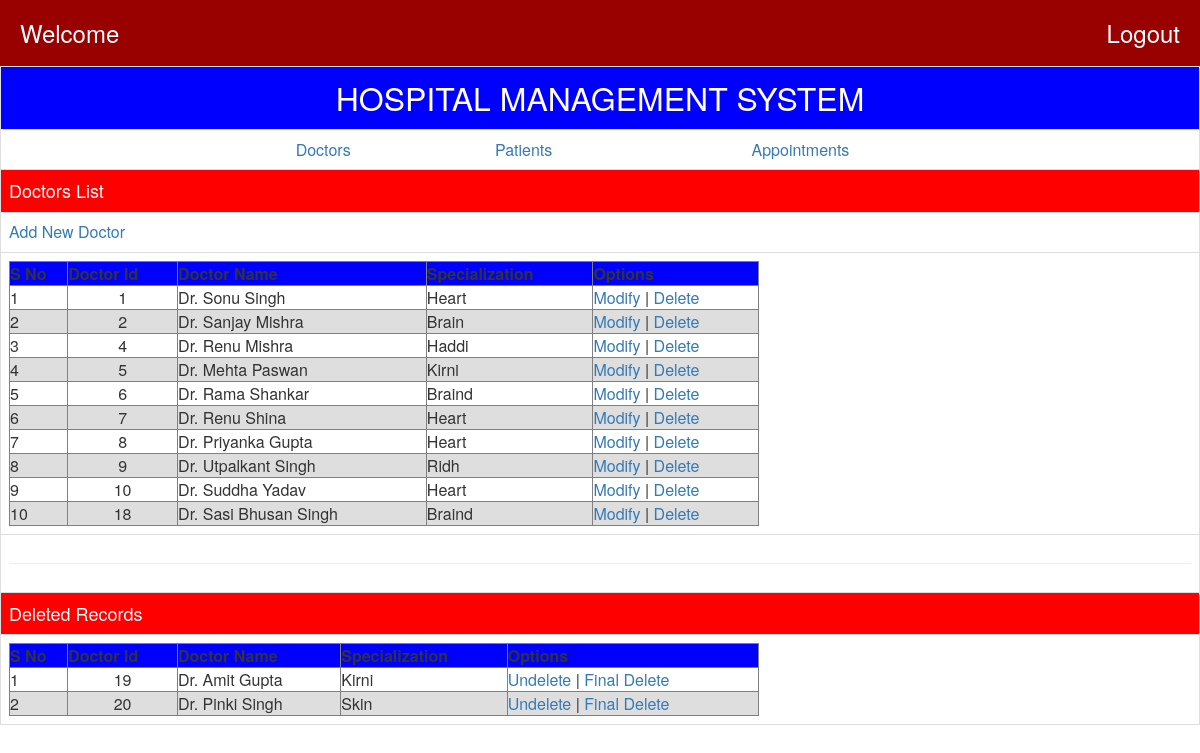
/DLIST.php, run on the app's committed database.
### tables this page shows
CREATE TABLE `doct` (
  `dno` int(11) NOT NULL,
  `dname` varchar(30) NOT NULL,
  `dspec` varchar(30) NOT NULL,
  `dshow` varchar(1) NOT NULL DEFAULT 'Y'
);

### DLIST.php (the view, shortened to what this page needs)
<?php
require('connection.php');
?>
<html>
    <head>
        <link rel="stylesheet" href="css/bootstrap.css"/>
    </head>
    <body>
        <table class="table table-bordered">
            <tr bgcolor=blue>
                <td align=center><font SIZE=6 color=white>HOSPITAL MANAGEMENT SYSTEM</font></td>
            </tr>
            <tr>
                <td>
                    <table align=center width=750 cellspacing=0 cellpadding=5>
                        <tr>
                            <td align=center><a href=dlist.php>Doctors</td>
                            <td align=center><a href=plist.php>Patients</td>
                            <td align=center><a href=alist.php>Appointments</td>
                    </table>
                </td>
            </tr>
            <tr bgcolor=red>
                <td ><font size=4 color=white>Doctors List</font></td>
            </tr>
            <tr>
                <td><a href=dadd.php>Add New Doctor</a></td>
            </tr>
            <tr>
                <td>
                    <table width=750 cellspacing=0 cellpadding=5 border=1>
                        <tr bgcolor=blue>
                            <th align=center>S No</th>
                            <th align=center>Doctor Id</th>
                            <th align=center>Doctor Name</th>
                            <th align=center>Specialization</th>
                            <th align=center>Options</th>
                        </tr>
                        <?php
                        $que="select *from doct where dshow='Y' order by dno";
                        $rs1=mysqli_query($conn,$que);
                        $sno=1;
                        $c=0;
                        while( $row=mysqli_fetch_array($rs1))
                        {
                            $c=$c+1;
                            if($c%2==0)
                                $bg='#dedede';
                            else
                                $bg='#fff';
                            echo "<tr><td bgcolor=$bg>$sno</td><td bgcolor=$bg align=center>$row[0]</td><td bgcolor=$bg>$row[1]</td><td bgcolor=$bg>$row[2]</td><td bgcolor=$bg><a href=dmod.php?rno=".$row[0].">Modify</a> | <a href=ddel.php?rno=".$row[0].">Delete</a></td></tr>";
                            $sno++;
                        }
                        ?>
                    </table>
                </td>
            </tr>
            <tr>
                <td align=center><hr></td>
            </tr>
            <tr bgcolor=red>
                <td><font size=4 color=white>Deleted Records</font></td>
            </tr>
            <tr>
                <td>
                    <table width=750 cellspacing=0 cellpadding=5 border=1>
                        <tr bgcolor=blue>
                            <th align=center>S No</th>
                            <th align=center>Doctor Id</th>
                            <th align=center>Doctor Name</th>
                            <th align=center>Specialization</th>
                            <th align=center>Options</th>
                        </tr>
                        <?php
                        $rs2=mysqli_query($conn,"SELECT * from doct where dshow='N' order by dno;");
                        $sno=1;
                        $c=0;
                        while( $row=mysqli_fetch_array($rs2))
                        {
                            $c=$c+1;
                            if($c%2==0)
                                $bg='#dedede';
                            else
                                $bg='#fff';
                            echo "<tr><td bgcolor=$bg>$sno</td><td bgcolor=$bg align=center>$row[0]</td><td bgcolor=$bg>$row[1]</td><td bgcolor=$bg>$row[2]</td><td bgcolor=$bg><a href=dundel.php?rno=".$row[0].">Undelete</a> | <a href=ddel.php?fno=".$row[0]."> Final Delete</a></td></tr>";
                            $sno++;
                        }
                        ?>
                    </table>
                </td>
            </tr>
        </table>
    </body>
</html>

### data on the page
doct: dno "1", dname "Dr. Sonu Singh", dspec "Heart"
doct: dno "2", dname "Dr. Sanjay Mishra", dspec "Brain"
doct: dno "4", dname "Dr. Renu Mishra", dspec "Haddi"
doct: dno "5", dname "Dr. Mehta Paswan", dspec "Kirni"
doct: dno "6", dname "Dr. Rama Shankar", dspec "Braind"
doct: dno "7", dname "Dr. Renu Shina", dspec "Heart"
doct: dno "8", dname "Dr. Priyanka Gupta", dspec "Heart"
doct: dno "9", dname "Dr. Utpalkant Singh", dspec "Ridh"
doct: dno "10", dname "Dr. Suddha Yadav", dspec "Heart"
doct: dno "18", dname "Dr. Sasi Bhusan Singh", dspec "Braind"
doct: dno "19", dname "Dr. Amit Gupta", dspec "Kirni"
doct: dno "20", dname "Dr. Pinki Singh", dspec "Skin"
